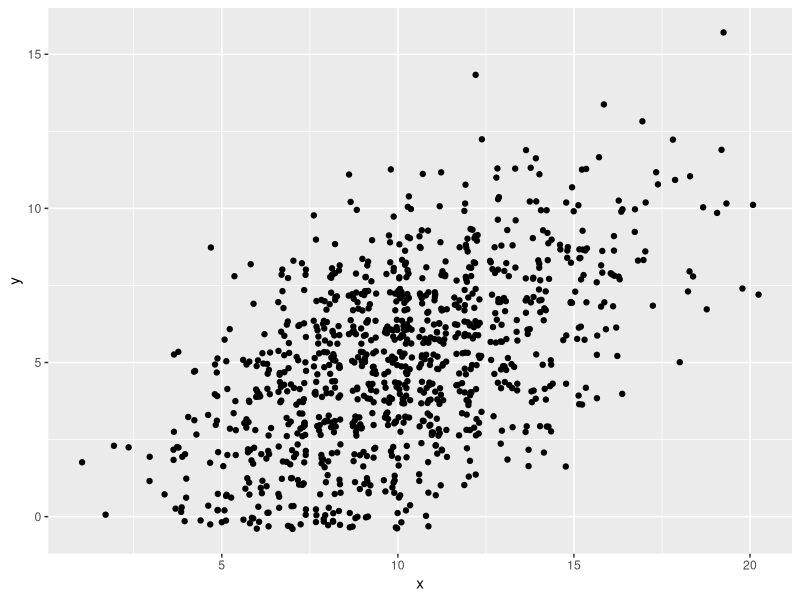
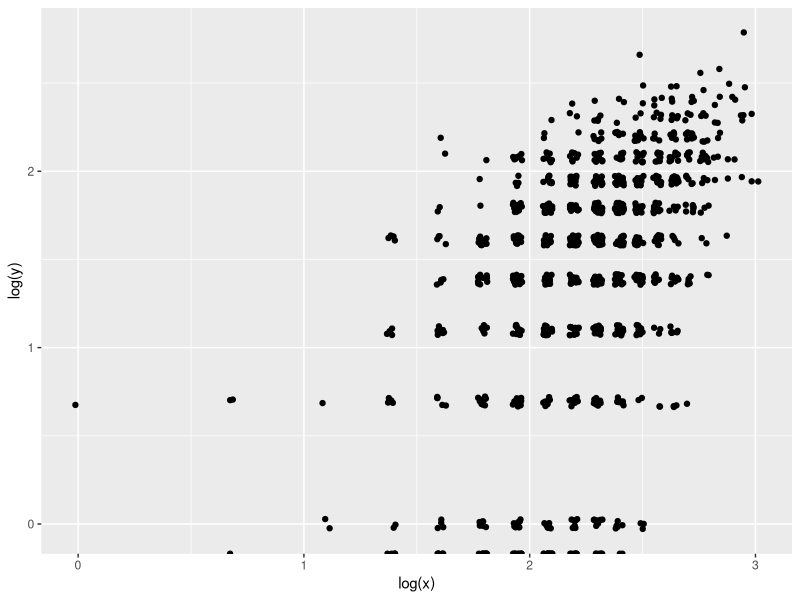

These charts were generated, in order, by the following R code:
library(ggplot2)
library(dplyr)

x <- 1:100 + (rnorm(100) * 5)
y <- 1:100 + (rnorm(100) * 5) * 2

x <- rpois(n = 1000, lambda = 10)
y <- pmax(round((x + rnorm(1000, sd = 5)) * 0.5), 0)

qplot(x, y, geom = "jitter")
qplot(log(x), log(y), geom = "jitter")

glm(y ~ x, family = poisson()) %>% summary()
glm(y ~ x, family = gaussian()) %>% summary()

